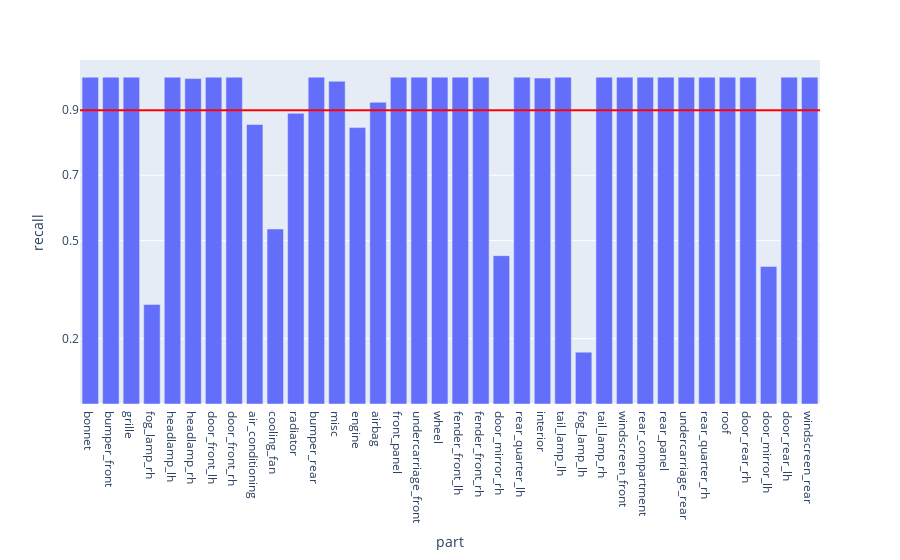

The code cell stored with this chart in its notebook:
### Code cell
fig = px.bar(summaryPerfDf, x = 'part', y = 'recall')

fig.add_hline(y=avgRecall, line_width=2, line_color="red")

fig.update_layout(
    yaxis = dict(
        tickmode = 'array',
        tickvals = [np.format_float_positional(avgRecall, 1), 0.2, 0.5, 0.7],
    )
)
fig

### Figure 1 — Plotly figure (JSON) as saved in the notebook; plotly's stock layout.template omitted (floating-point values rounded to 4 significant figures)
{"data": [{"alignmentgroup": "True", "hovertemplate": "part=%{x}<br>recall=%{y}<extra></extra>", "legendgroup": "", "marker": {"color": "#636efa", "pattern": {"shape": ""}}, "name": "", "offsetgroup": "", "orientation": "v", "showlegend": false, "textposition": "auto", "type": "bar", "x": ["bonnet", "bumper_front", "grille", "fog_lamp_rh", "headlamp_lh", "headlamp_rh", "door_front_lh", "door_front_rh", "air_conditioning", "cooling_fan", "radiator", "bumper_rear", "misc", "engine", "airbag", "front_panel", "undercarriage_front", "wheel", "fender_front_lh", "fender_front_rh", "door_mirror_rh", "rear_quarter_lh", "interior", "tail_lamp_lh", "fog_lamp_lh", "tail_lamp_rh", "windscreen_front", "rear_compartment", "rear_panel", "undercarriage_rear", "rear_quarter_rh", "roof", "door_rear_rh", "door_mirror_lh", "door_rear_lh", "windscreen_rear"], "xaxis": "x", "y": [1, 1, 1, 0.3046, 1.0, 0.9957, 1, 1, 0.8552, 0.5356, 0.8895, 1, 0.9875, 0.8458, 0.9234, 1, 1, 1, 1, 1, 0.4539, 1, 0.9974, 1, 0.1587, 1, 1, 1, 1, 1, 1, 1, 1, 0.421, 1, 1], "yaxis": "y"}], "layout": {"barmode": "relative", "legend": {"tracegroupgap": 0}, "margin": {"t": 60}, "shapes": [{"line": {"color": "red", "width": 2}, "type": "line", "x0": 0, "x1": 1, "xref": "x domain", "y0": 0.8991, "y1": 0.8991, "yref": "y"}], "xaxis": {"anchor": "y", "domain": [0, 1], "title": {"text": "part"}}, "yaxis": {"anchor": "x", "domain": [0, 1], "tickmode": "array", "tickvals": ["0.9", 0.2, 0.5, 0.7], "title": {"text": "recall"}}}}
